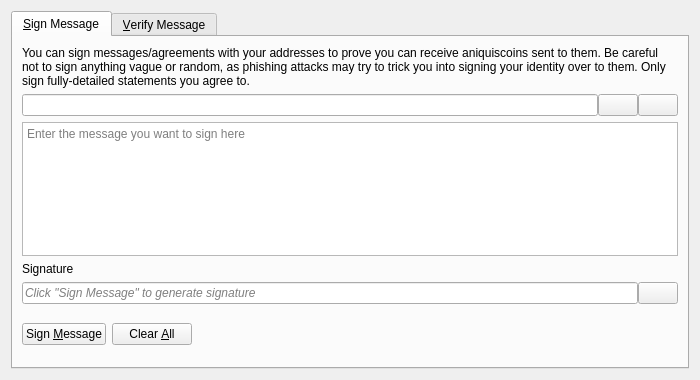
<?xml version="1.0" encoding="UTF-8"?>
<ui version="4.0">
 <class>SignVerifyMessageDialog</class>
 <widget class="QDialog" name="SignVerifyMessageDialog">
  <property name="geometry">
   <rect>
    <x>0</x>
    <y>0</y>
    <width>700</width>
    <height>380</height>
   </rect>
  </property>
  <property name="windowTitle">
   <string>Signatures - Sign / Verify a Message</string>
  </property>
  <property name="modal">
   <bool>true</bool>
  </property>
  <layout class="QVBoxLayout" name="verticalLayout">
   <item>
    <widget class="QTabWidget" name="tabWidget">
     <property name="currentIndex">
      <number>0</number>
     </property>
     <widget class="QWidget" name="tabSignMessage">
      <attribute name="title">
       <string>&amp;Sign Message</string>
      </attribute>
      <layout class="QVBoxLayout" name="verticalLayout_SM">
       <item>
        <widget class="QLabel" name="infoLabel_SM">
         <property name="text">
          <string>You can sign messages/agreements with your addresses to prove you can receive aniquiscoins sent to them. Be careful not to sign anything vague or random, as phishing attacks may try to trick you into signing your identity over to them. Only sign fully-detailed statements you agree to.</string>
         </property>
         <property name="textFormat">
          <enum>Qt::PlainText</enum>
         </property>
         <property name="wordWrap">
          <bool>true</bool>
         </property>
        </widget>
       </item>
       <item>
        <layout class="QHBoxLayout" name="horizontalLayout_1_SM">
         <property name="spacing">
          <number>0</number>
         </property>
         <item>
          <widget class="QValidatedLineEdit" name="addressIn_SM">
           <property name="toolTip">
            <string>The AniquisCoin address to sign the message with</string>
           </property>
          </widget>
         </item>
         <item>
          <widget class="QPushButton" name="addressBookButton_SM">
           <property name="toolTip">
            <string>Choose previously used address</string>
           </property>
           <property name="text">
            <string/>
           </property>
           <property name="icon">
            <iconset resource="../bitcoin.qrc">
             <normaloff>:/icons/address-book</normaloff>:/icons/address-book</iconset>
           </property>
           <property name="shortcut">
            <string>Alt+A</string>
           </property>
           <property name="autoDefault">
            <bool>false</bool>
           </property>
          </widget>
         </item>
         <item>
          <widget class="QPushButton" name="pasteButton_SM">
           <property name="toolTip">
            <string>Paste address from clipboard</string>
           </property>
           <property name="text">
            <string/>
           </property>
           <property name="icon">
            <iconset resource="../bitcoin.qrc">
             <normaloff>:/icons/editpaste</normaloff>:/icons/editpaste</iconset>
           </property>
           <property name="shortcut">
            <string>Alt+P</string>
           </property>
           <property name="autoDefault">
            <bool>false</bool>
           </property>
          </widget>
         </item>
        </layout>
       </item>
       <item>
        <widget class="QPlainTextEdit" name="messageIn_SM">
         <property name="toolTip">
          <string>Enter the message you want to sign here</string>
         </property>
         <property name="placeholderText">
          <string>Enter the message you want to sign here</string>
         </property>
        </widget>
       </item>
       <item>
        <widget class="QLabel" name="signatureLabel_SM">
         <property name="text">
          <string>Signature</string>
         </property>
         <property name="textFormat">
          <enum>Qt::PlainText</enum>
         </property>
        </widget>
       </item>
       <item>
        <layout class="QHBoxLayout" name="horizontalLayout_2_SM">
         <property name="spacing">
          <number>0</number>
         </property>
         <item>
          <widget class="QLineEdit" name="signatureOut_SM">
           <property name="placeholderText">
            <string>Click "Sign Message" to generate signature</string>
           </property>
           <property name="font">
            <font>
             <italic>true</italic>
            </font>
           </property>
           <property name="readOnly">
            <bool>true</bool>
           </property>
          </widget>
         </item>
         <item>
          <widget class="QPushButton" name="copySignatureButton_SM">
           <property name="toolTip">
            <string>Copy the current signature to the system clipboard</string>
           </property>
           <property name="text">
            <string/>
           </property>
           <property name="icon">
            <iconset resource="../bitcoin.qrc">
             <normaloff>:/icons/editcopy</normaloff>:/icons/editcopy</iconset>
           </property>
           <property name="autoDefault">
            <bool>false</bool>
           </property>
          </widget>
         </item>
        </layout>
       </item>
       <item>
        <layout class="QHBoxLayout" name="horizontalLayout_3_SM">
         <item>
          <widget class="QPushButton" name="signMessageButton_SM">
           <property name="toolTip">
            <string>Sign the message to prove you own this AniquisCoin address</string>
           </property>
           <property name="text">
            <string>Sign &amp;Message</string>
           </property>
           <property name="icon">
            <iconset resource="../bitcoin.qrc">
             <normaloff>:/icons/edit</normaloff>:/icons/edit</iconset>
           </property>
           <property name="autoDefault">
            <bool>false</bool>
           </property>
          </widget>
         </item>
         <item>
          <widget class="QPushButton" name="clearButton_SM">
           <property name="toolTip">
            <string>Reset all sign message fields</string>
           </property>
           <property name="text">
            <string>Clear &amp;All</string>
           </property>
           <property name="icon">
            <iconset resource="../bitcoin.qrc">
             <normaloff>:/icons/remove</normaloff>:/icons/remove</iconset>
           </property>
           <property name="autoDefault">
            <bool>false</bool>
           </property>
          </widget>
         </item>
         <item>
          <spacer name="horizontalSpacer_1_SM">
           <property name="orientation">
            <enum>Qt::Horizontal</enum>
           </property>
           <property name="sizeHint" stdset="0">
            <size>
             <width>40</width>
             <height>48</height>
            </size>
           </property>
          </spacer>
         </item>
         <item>
          <widget class="QLabel" name="statusLabel_SM">
           <property name="font">
            <font>
             <weight>75</weight>
             <bold>true</bold>
            </font>
           </property>
           <property name="text">
            <string/>
           </property>
           <property name="wordWrap">
            <bool>true</bool>
           </property>
          </widget>
         </item>
         <item>
          <spacer name="horizontalSpacer_2_SM">
           <property name="orientation">
            <enum>Qt::Horizontal</enum>
           </property>
           <property name="sizeHint" stdset="0">
            <size>
             <width>40</width>
             <height>48</height>
            </size>
           </property>
          </spacer>
         </item>
        </layout>
       </item>
      </layout>
     </widget>
     <widget class="QWidget" name="tabVerifyMessage">
      <attribute name="title">
       <string>&amp;Verify Message</string>
      </attribute>
      <layout class="QVBoxLayout" name="verticalLayout_VM">
       <item>
        <widget class="QLabel" name="infoLabel_VM">
         <property name="text">
          <string>Enter the receiver's address, message (ensure you copy line breaks, spaces, tabs, etc. exactly) and signature below to verify the message. Be careful not to read more into the signature than what is in the signed message itself, to avoid being tricked by a man-in-the-middle attack. Note that this only proves the signing party receives with the address, it cannot prove sendership of any transaction!</string>
         </property>
         <property name="textFormat">
          <enum>Qt::PlainText</enum>
         </property>
         <property name="alignment">
          <set>Qt::AlignLeading|Qt::AlignLeft|Qt::AlignTop</set>
         </property>
         <property name="wordWrap">
          <bool>true</bool>
         </property>
        </widget>
       </item>
       <item>
        <layout class="QHBoxLayout" name="horizontalLayout_1_VM">
         <property name="spacing">
          <number>0</number>
         </property>
         <item>
          <widget class="QValidatedLineEdit" name="addressIn_VM">
           <property name="toolTip">
            <string>The AniquisCoin address the message was signed with</string>
           </property>
          </widget>
         </item>
         <item>
          <widget class="QPushButton" name="addressBookButton_VM">
           <property name="toolTip">
            <string>Choose previously used address</string>
           </property>
           <property name="text">
            <string/>
           </property>
           <property name="icon">
            <iconset resource="../bitcoin.qrc">
             <normaloff>:/icons/address-book</normaloff>:/icons/address-book</iconset>
           </property>
           <property name="shortcut">
            <string>Alt+A</string>
           </property>
           <property name="autoDefault">
            <bool>false</bool>
           </property>
          </widget>
         </item>
        </layout>
       </item>
       <item>
        <widget class="QPlainTextEdit" name="messageIn_VM">
          <property name="toolTip">
            <string>The signed message to verify</string>
          </property>
          <property name="placeholderText">
            <string>The signed message to verify</string>
          </property>
        </widget>
       </item>
       <item>
        <widget class="QValidatedLineEdit" name="signatureIn_VM">
          <property name="toolTip">
            <string>The signature given when the message was signed</string>
          </property>
          <property name="placeholderText">
            <string>The signature given when the message was signed</string>
          </property>
        </widget>
       </item>
       <item>
        <layout class="QHBoxLayout" name="horizontalLayout_2_VM">
         <item>
          <widget class="QPushButton" name="verifyMessageButton_VM">
           <property name="toolTip">
            <string>Verify the message to ensure it was signed with the specified AniquisCoin address</string>
           </property>
           <property name="text">
            <string>Verify &amp;Message</string>
           </property>
           <property name="icon">
            <iconset resource="../bitcoin.qrc">
             <normaloff>:/icons/transaction_0</normaloff>:/icons/transaction_0</iconset>
           </property>
           <property name="autoDefault">
            <bool>false</bool>
           </property>
          </widget>
         </item>
         <item>
          <widget class="QPushButton" name="clearButton_VM">
           <property name="toolTip">
            <string>Reset all verify message fields</string>
           </property>
           <property name="text">
            <string>Clear &amp;All</string>
           </property>
           <property name="icon">
            <iconset resource="../bitcoin.qrc">
             <normaloff>:/icons/remove</normaloff>:/icons/remove</iconset>
           </property>
           <property name="autoDefault">
            <bool>false</bool>
           </property>
          </widget>
         </item>
         <item>
          <spacer name="horizontalSpacer_1_VM">
           <property name="orientation">
            <enum>Qt::Horizontal</enum>
           </property>
           <property name="sizeHint" stdset="0">
            <size>
             <width>40</width>
             <height>48</height>
            </size>
           </property>
          </spacer>
         </item>
         <item>
          <widget class="QLabel" name="statusLabel_VM">
           <property name="font">
            <font>
             <weight>75</weight>
             <bold>true</bold>
            </font>
           </property>
           <property name="text">
            <string/>
           </property>
           <property name="wordWrap">
            <bool>true</bool>
           </property>
          </widget>
         </item>
         <item>
          <spacer name="horizontalSpacer_2_VM">
           <property name="orientation">
            <enum>Qt::Horizontal</enum>
           </property>
           <property name="sizeHint" stdset="0">
            <size>
             <width>40</width>
             <height>48</height>
            </size>
           </property>
          </spacer>
         </item>
        </layout>
       </item>
      </layout>
     </widget>
    </widget>
   </item>
  </layout>
 </widget>
 <customwidgets>
  <customwidget>
   <class>QValidatedLineEdit</class>
   <extends>QLineEdit</extends>
   <header>qt/qvalidatedlineedit.h</header>
  </customwidget>
 </customwidgets>
 <resources>
  <include location="../bitcoin.qrc"/>
 </resources>
 <connections/>
</ui>
